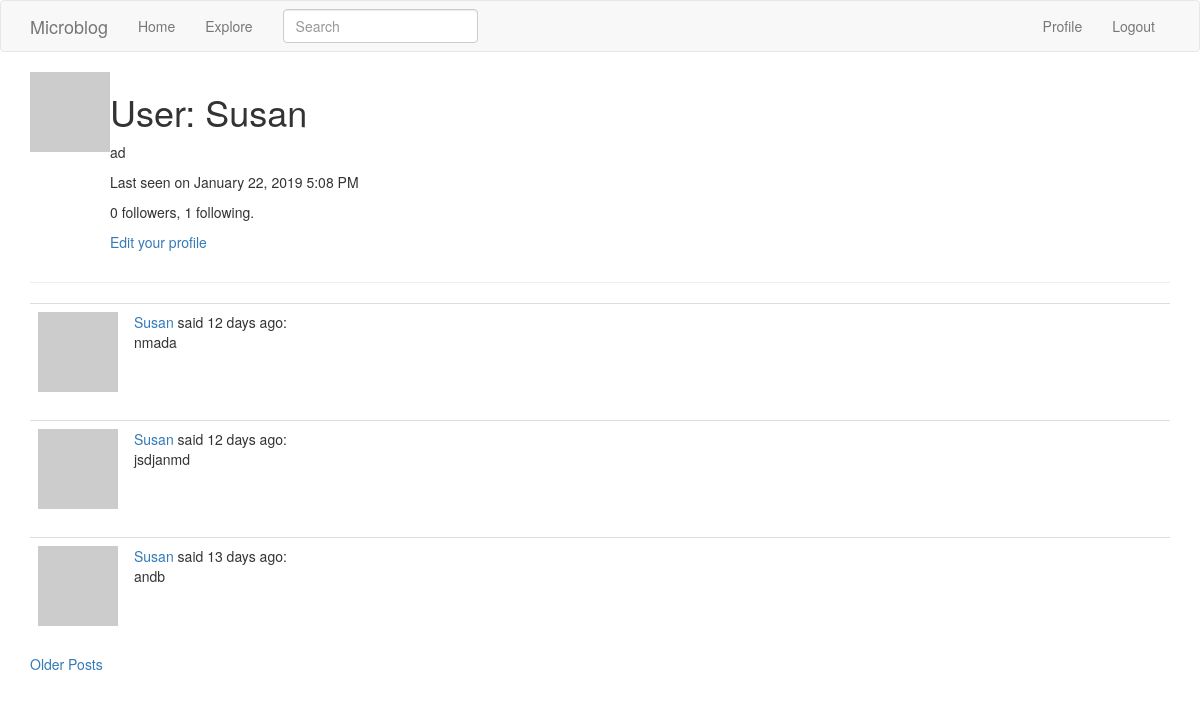
Page /user/Susan (signed in) on the earlier database version.
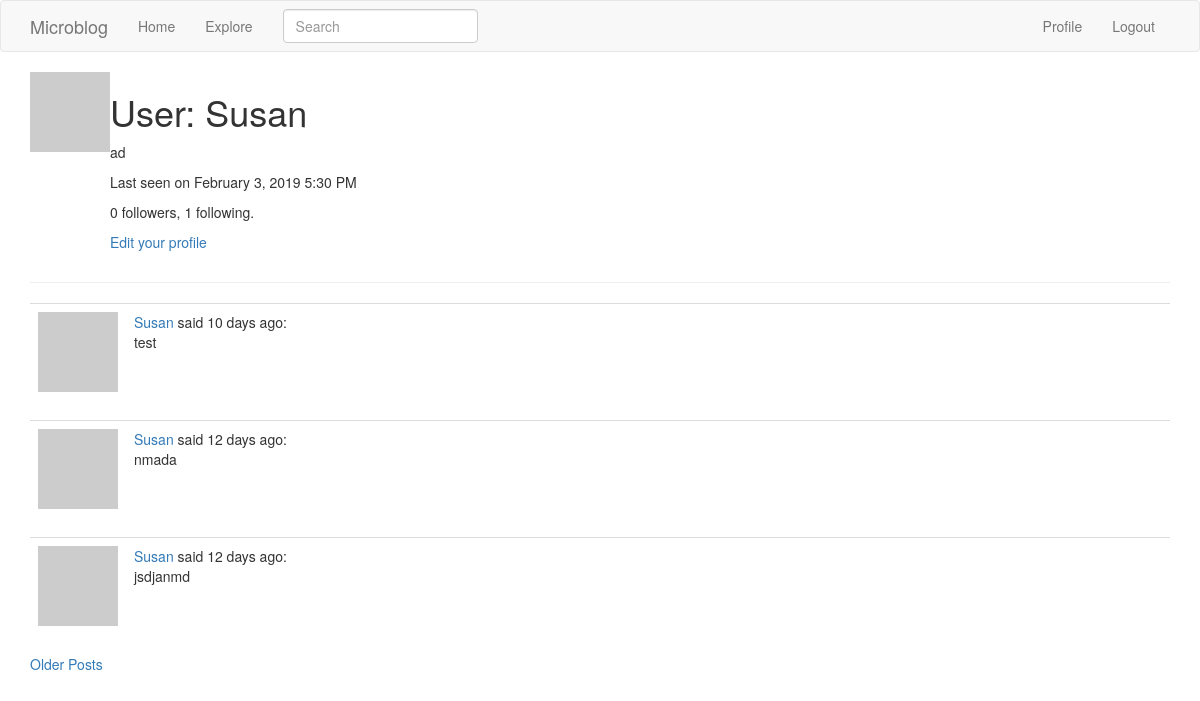
Same page on the later database version.
### app/models.py (models this page shows, shortened)
class User(UserMixin, db.Model):
    id = db.Column(db.Integer, primary_key=True)
    username = db.Column(db.String(64), index=True, unique=True)
    email = db.Column(db.String(120), index=True, unique=True)
    password_hash = db.Column(db.String(128))
    posts = db.relationship('Post', backref="author", lazy="dynamic")
    about_me = db.Column(db.String(140))
    last_seen = db.Column(db.DateTime, default=datetime.utcnow)
    followed = db.relationship('User', secondary=followers, primaryjoin=(followers.c.follower_id == id),
        secondaryjoin=(followers.c.followed_id == id),
        backref=db.backref('followers', lazy='dynamic'), lazy='dynamic')
    def avatar(self, size):
        digest = md5(self.email.lower().encode('utf-8')).hexdigest()
        return 'https://www.gravatar.com/avatar/{}?d=identicon&s={}'.format(
            digest, size
        )

class SearchableMixin(object):
    @classmethod
    def before_commit(cls, session):
        session._changes = {
            'add': list(session.new),
            'update': list(session.dirty),
            'delete': list(session.deleted)
        }
    @classmethod
    def after_commit(cls, session):
        for obj in session._changes['add']:
            if isinstance(obj, SearchableMixin):
                add_to_index(obj.__tablename__, obj)
        for obj in session._changes['update']:
            if isinstance(obj, SearchableMixin):
                add_to_index(obj.__tablename__, obj)
        for obj in session._changes['delete']:
            if isinstance(obj, SearchableMixin):
                remove_from_index(obj.__tablename__, obj)
        session._changes = None

class Post(SearchableMixin, db.Model):
    id = db.Column(db.Integer, primary_key=True)
    body = db.Column(db.String(140))
    time_stamp = db.Column(db.DateTime, index=True, default=datetime.utcnow)
    user_id = db.Column(db.Integer, db.ForeignKey('user.id'))
    __searchable__ = ['body']

### app/main/routes.py (the view)
@bp.route('/user/<username>')
@login_required
def user(username):
    user = User.query.filter_by(username=username).first_or_404()
    page = request.args.get('page', 1, type=int)
    posts = user.posts.order_by(Post.time_stamp.desc()).paginate(
        page, current_app.config['POSTS_PER_PAGE'], False)
    next_url = url_for('main.user', username=username, page=posts.next_num) \
        if posts.has_next else None
    prev_url = url_for('main.user', username=username, page=posts.prev_num) \
        if posts.has_prev else None
    return render_template('user.html', user=user, posts=posts.items, next_url=next_url, prev_url=prev_url )

### app/main/forms.py
class SearchForm(FlaskForm):
    q = StringField(_l('Search', validators=[DataRequired()]))
    def __init__(self, *args, **kwargs):
        if 'formdata' not in kwargs:
            kwargs['formdata'] = request.args
        if 'csrf_enabled' not in kwargs:
            kwargs['csrf_enabled'] = False
        super(SearchForm, self).__init__(*args, **kwargs)

### app/main/routes.py (called while the page is built)
@bp.before_request
def before_request():
    if current_user.is_authenticated:
        current_user.last_seen = datetime.utcnow()
        db.session.commit()
        g.search_form = SearchForm()
    g.locale = str(get_locale())

### app/models.py (called while the page is built)
@login.user_loader
def load_user(id):
    return User.query.get(int(id))

### app/templates/user.html (shortened to what this page needs)
{% extends 'base.html' %}
{% block app_content %}
<table>
    <tr valign="top">
        <td><img src="{{ user.avatar(128)}}"> </td>
        <td> <h1> {{_('User')}}: {{ user.username }} </h1>
            {% if user.about_me %}
                <p> {{ user.about_me }} </p>
            {% endif %}
            {% if user.last_seen %}
                <p> {{_('Last seen on')}} {{ moment(user.last_seen).format('LLL') }} </p>
            {% endif %}
            <p> {{ user.followers.count() }} {{_('followers')}}, {{ user.followed.count() }} {{_('following')}}.</p>
            {% if user == current_user %}
                <p> <a href="{{ url_for('main.edit_profile')}}"> {{_('Edit your profile')}} </a> </p>
            {% elif not current_user.is_following(user) %}
            <p> <a href="{{ url_for('main.follow', username=user.username)}}"> {{_('Follow')}}</a></p>
            {% else %}
            <p> <a href="{{ url_for('main.unfollow', username=user.username)}}"> {{_('unFollow')}}</a> </p>
            {% endif %}
        </td>
    </tr>
</table>
<hr>
    {% for post in posts %}
        {% include '_post.html' %}
    {% endfor %}
    {% if next_url %}
    <a href="{{ next_url }}"> {{_('Older Posts')}} </a>
    {% endif %}
{% endblock %}

### app/templates/base.html (shortened to what this page needs)
{% extends "bootstrap/base.html" %}
{% block navbar %}
    <nav class="navbar navbar-default">
        <div class="container">
            <div class="navbar-header">
                <a class="navbar-brand" href="{{ url_for('main.index') }}">Microblog</a>
            </div>
            <div class="collapse navbar-collapse" id="bs-example-navbar-collapse-1">
                <ul class="nav navbar-nav">
                    <li><a href="{{ url_for('main.index') }}">{{ ('Home') }}</a></li>
                    <li><a href="{{ url_for('main.explore') }}">{{ ('Explore') }}</a></li>
                </ul>
                {% if g.search_form %}
                <form class="navbar-form navbar-left" method="get" action="{{ url_for('main.search') }}">
                    <div class="form-group">
                        {{ g.search_form.q(size=20, class='form-control', placeholder=g.search_form.q.label.text) }}
                    </div>
                </form>
                {% endif %}
                <ul class="nav navbar-nav navbar-right">
                    {% if current_user.is_anonymous %}
                    <li><a href="{{ url_for('auth.login') }}">{{('Login') }}</a></li>
                    {% else %}
                    <li><a href="{{ url_for('main.user', username=current_user.username) }}">{{ ('Profile') }}</a></li>
                    <li><a href="{{ url_for('auth.logout') }}">{{ ('Logout') }}</a></li>
                    {% endif %}
                </ul>
            </div>
        </div>
    </nav>
{% endblock %}
{% block content %}
    <div class="container">
        {% block app_content %} {% endblock %}
    </div>
{% endblock %}

### app/templates/_post.html (shortened to what this page needs)
<table class="table table-hover">
    <tr>
        <td width="70px">
            <a href="{{ url_for('main.user', username = post.author.username) }}">
                <img src="{{ post.author.avatar(36 )}}" >
            </a>
        </td>
        <td>
                {{ _('%(username)s said %(when)s',
                username= user_link, when=moment(post.time_stamp).fromNow()) }}:
            <br>
            {{ post.body }}
        </td>
    </tr>
</table>

Differences in the rows shown:
no longer on this page (row unchanged): Post: body "andb"
changed User "Susan": last_seen "January 22, 2019 5:08 PM" → "February 3, 2019 5:30 PM"
added Post: body "test"
